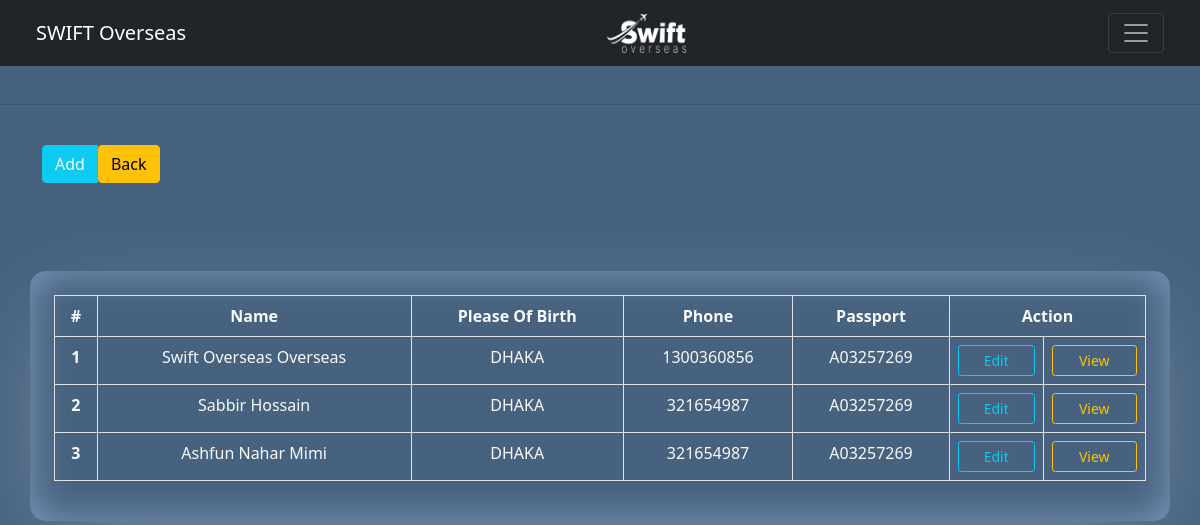
The page /addClinet.php (signed in) on the database its author committed.
### tables this page shows
CREATE TABLE `tb_clientlist` (
  `id` int(11) NOT NULL,
  `fastname` varchar(255) DEFAULT NULL,
  `lastname` varchar(255) DEFAULT NULL,
  `phone` int(11) DEFAULT NULL,
  `dob` date DEFAULT NULL,
  `genderid` int(11) DEFAULT NULL,
  `address` varchar(255) DEFAULT NULL,
  `email` varchar(255) DEFAULT NULL,
  `passportNumber` varchar(255) DEFAULT NULL,
  `countryCode` varchar(255) DEFAULT NULL,
  `PassportAuthority` varchar(255) DEFAULT NULL,
  `nid` varchar(255) DEFAULT NULL,
  `pleaseOfBirth` varchar(255) DEFAULT NULL,
  `passIssueDateStart` date DEFAULT NULL,
  `passIssueDateEnd` date DEFAULT NULL,
  `fatherName` varchar(255) DEFAULT NULL,
  `motherName` varchar(255) DEFAULT NULL,
  `spouseName` varchar(255) DEFAULT NULL,
  `s_dob` date DEFAULT NULL,
  `s_address` varchar(255) DEFAULT NULL,
  `emgName` varchar(255) DEFAULT NULL,
  `emgRelation` varchar(255) DEFAULT NULL,
  `emdAddress` varchar(255) DEFAULT NULL,
  `referid` int(11) DEFAULT NULL,
  `ContAmount` varchar(255) DEFAULT NULL,
  `advance` varchar(255) DEFAULT NULL,
  `payMathod` int(11) DEFAULT NULL,
  `pmbName` varchar(255) DEFAULT NULL,
  `pmbAccountNum` varchar(255) DEFAULT NULL,
  `destination` varchar(255) DEFAULT NULL,
  `visaDurationTime` varchar(255) DEFAULT NULL,
  `pImg` varchar(255) DEFAULT NULL,
  `PassImg` varchar(255) DEFAULT NULL,
  `nidImg` varchar(255) DEFAULT NULL,
  `SnidImg` varchar(255) DEFAULT NULL,
  `condi` int(11) DEFAULT NULL,
  `remark` varchar(255) DEFAULT NULL,
  `emgPhone` int(11) DEFAULT NULL
);

### addClinet.php (the view, shortened to what this page needs)
<?php
include 'controller/session.php';
?>
<!DOCTYPE html>
<html lang="en">
<head>
    <link href="https://cdn.jsdelivr.net/npm/bootstrap@5.0.2/dist/css/bootstrap.min.css" rel="stylesheet">
    <link rel="stylesheet" href="css/addNewClients.css">
    <link rel="stylesheet" href="css/grid.css">
</head>
<body>
<?php
    include 'dashboardmenu.php';
?>
<br><hr><br>
<section id="button-group">
    <div class="container">
        <div class="row">
            <div class="col-md-12">
                <div class="btn-group item-center">
                    <button href="#add-new-agency-section" class="btn btn-info text-light" data-bs-toggle="collapse">Add</button>
                    <a href="dashboard"><button type="submit" class="btn btn-warning">Back</button></a>
                </div>
            </div>
        </div>
    </div>
</section><br>
<section id="data-show-section" class="data-show">
    <div class="container box inner-shadow">
        <div class="row">
            <div class="col-md-12">
                <table class="table table-hover text-light table-bordered">
                    <thead>
                        <tr>
                            <th scope="col" class="text-center">#</th>
                            <th scope="col">Name</th>
                            <th scope="col">Please Of Birth</th>
                            <th scope="col">Phone</th>
                            <th scope="col" class="text-center">Passport</th>
                            <th scope="col" colspan="2" class="text-center">Action</th>
                        </tr>
                    </thead>
                    <tbody>
                        <?php
                            $sqlData = "SELECT * FROM tb_clientlist";
                            $SQLResult = mysqli_query($conn,$sqlData);
                            $sl = 1;
                            while($row = mysqli_fetch_array($SQLResult))
                            {?>
                                <tr>
                                    <th class="text-center" scope="row"><?php echo $sl ?></th>
                                    <td><?php echo $row['fastname'].' '. $row['lastname'] ?></td>
                                    <?php $uid = $row['id'] ?>
                                    <td><?php echo $row['pleaseOfBirth'];?></td>
                                    <td><?php echo $row['phone'] ?></td>
                                    <td class="text-center"><?php echo $row['passportNumber'] ?></td>
                                    <td class="text-center"><a href="attachPicture.php?userid=<?php echo $uid; ?>"><button class="btn btn-outline-info btn-sm">Edit</button></a></td>
                                    <td class="text-center"><a href="ViewClient.php?userid=<?php echo $uid; ?>"><button class="btn btn-outline-warning btn-sm">View</button></a></td>
                                </tr>
                        <?php  $sl++;  }
                        ?>
                    </tbody>
                </table>
            </div>
        </div>
    </div>
</section>
</body>
</html>

### css/addNewClients.css (style rules this page uses)
* { margin: 0; padding: 0; }
body { background: #46627e; }
.btn { width: 100%; }
.box { margin: 4rem auto; width: 100%; padding: 1.5rem; text-align: center; border-radius: 1rem; }
.inner-shadow { width: 100%; height: 100%; box-shadow: inset rgba(186, 214, 255, 0.5) 0px 0px 40px 0px, rgba(255, 255, 255, 0.3) 0px 30px 100px -24px; }

### css/grid.css (style rules this page uses)
.row:before, .row:after { content:""; display:table; }
.row:after { clear:both; }
.row { zoom:1; }

### rows shown on the page
tb_clientlist: fastname "Swift Overseas", lastname "Overseas", pleaseOfBirth "DHAKA", phone "1300360856", passportNumber "A03257269"
tb_clientlist: fastname "Sabbir", lastname "Hossain", pleaseOfBirth "DHAKA", phone "321654987", passportNumber "A03257269"
tb_clientlist: fastname "Ashfun", lastname "Nahar Mimi", pleaseOfBirth "DHAKA", phone "321654987", passportNumber "A03257269"
